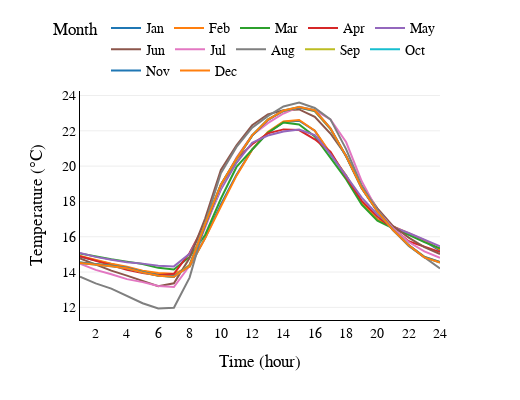

Notebook source saved alongside this figure:
### Markdown cell above
# Temperatura

### Code cell
fig = px.line(temperatura,
              y='Outside Temperature Impute C',
              x='hora',
              template="xgridoff",
              color='Month',
              category_orders={
                  "Month": [
                      "Jan", "Feb", "Mar", "Apr", "May", "Jun", "Jul", "Aug",
                      "Sep", "Oct", "Nov", "Dec"                  ]
              },
              #title="Load Profile 2019",
              width=520,
              height=400)
fig.update_yaxes(nticks=10)
fig.update_xaxes(nticks=15)
fig.update_xaxes(title_text='Time (hour)')
fig.update_yaxes(title_text='Temperature (°C)')
 
fig.update_yaxes(showline=True, linecolor='black')
fig.update_xaxes(showline=True, linecolor='black')

fig.update_layout(
    font_family="Times New Roman",
    title_font_family="Times New Roman",
    font_size=14
    ,
    font_color="black",
        legend=dict(
    orientation="h",
    yanchor="bottom",
    y=1.02,
    xanchor="right",
    x=1,
        font_size=14
       
)
)
fig.show()
#fig.write_image("temperature.eps")

### Figure 1 — Plotly figure (JSON) as saved in the notebook; plotly's stock layout.template omitted (floating-point values rounded to 4 significant figures)
{"data": [{"hovertemplate": "Month=Jan<br>hora=%{x}<br>Outside Temperature Impute C=%{y}<extra></extra>", "legendgroup": "Jan", "line": {"color": "#1F77B4", "dash": "solid"}, "mode": "lines", "name": "Jan", "orientation": "v", "showlegend": true, "type": "scatter", "x": [1, 2, 3, 4, 5, 6, 7, 8, 9, 10, 11, 12, 13, 14, 15, 16, 17, 18, 19, 20, 21, 22, 23, 24], "xaxis": "x", "y": [14.86, 14.65, 14.42, 14.25, 14.05, 13.9, 13.83, 14.31, 15.94, 17.83, 19.51, 20.95, 21.89, 22.49, 22.57, 22.01, 20.67, 19.46, 17.92, 16.98, 16.58, 16.16, 15.75, 15.21], "yaxis": "y"}, {"hovertemplate": "Month=Feb<br>hora=%{x}<br>Outside Temperature Impute C=%{y}<extra></extra>", "legendgroup": "Feb", "line": {"color": "#FF7F0E", "dash": "solid"}, "mode": "lines", "name": "Feb", "orientation": "v", "showlegend": true, "type": "scatter", "x": [1, 2, 3, 4, 5, 6, 7, 8, 9, 10, 11, 12, 13, 14, 15, 16, 17, 18, 19, 20, 21, 22, 23, 24], "xaxis": "x", "y": [14.92, 14.69, 14.47, 14.3, 14.08, 13.94, 13.9, 14.3, 15.92, 17.71, 19.46, 20.93, 21.93, 22.53, 22.61, 22.01, 20.72, 19.47, 17.97, 16.99, 16.58, 16.19, 15.81, 15.27], "yaxis": "y"}, {"hovertemplate": "Month=Mar<br>hora=%{x}<br>Outside Temperature Impute C=%{y}<extra></extra>", "legendgroup": "Mar", "line": {"color": "#2CA02C", "dash": "solid"}, "mode": "lines", "name": "Mar", "orientation": "v", "showlegend": true, "type": "scatter", "x": [1, 2, 3, 4, 5, 6, 7, 8, 9, 10, 11, 12, 13, 14, 15, 16, 17, 18, 19, 20, 21, 22, 23, 24], "xaxis": "x", "y": [15.05, 14.87, 14.72, 14.59, 14.46, 14.24, 14.14, 14.86, 16.11, 18.15, 19.95, 20.93, 21.88, 22.47, 22.36, 21.68, 20.44, 19.26, 17.82, 16.91, 16.47, 16.11, 15.69, 15.34], "yaxis": "y"}, {"hovertemplate": "Month=Apr<br>hora=%{x}<br>Outside Temperature Impute C=%{y}<extra></extra>", "legendgroup": "Apr", "line": {"color": "#D62728", "dash": "solid"}, "mode": "lines", "name": "Apr", "orientation": "v", "showlegend": true, "type": "scatter", "x": [1, 2, 3, 4, 5, 6, 7, 8, 9, 10, 11, 12, 13, 14, 15, 16, 17, 18, 19, 20, 21, 22, 23, 24], "xaxis": "x", "y": [14.89, 14.65, 14.38, 14.13, 13.94, 13.83, 13.9, 15.08, 16.75, 18.72, 20.4, 21.24, 21.85, 22.08, 22.04, 21.52, 20.82, 19.38, 18.03, 17.15, 16.46, 15.74, 15.44, 15.14], "yaxis": "y"}, {"hovertemplate": "Month=May<br>hora=%{x}<br>Outside Temperature Impute C=%{y}<extra></extra>", "legendgroup": "May", "line": {"color": "#9467BD", "dash": "solid"}, "mode": "lines", "name": "May", "orientation": "v", "showlegend": true, "type": "scatter", "x": [1, 2, 3, 4, 5, 6, 7, 8, 9, 10, 11, 12, 13, 14, 15, 16, 17, 18, 19, 20, 21, 22, 23, 24], "xaxis": "x", "y": [15.07, 14.86, 14.7, 14.56, 14.48, 14.35, 14.32, 15.04, 16.63, 18.68, 20.19, 21.33, 21.73, 21.96, 22.07, 21.75, 20.68, 19.42, 18.21, 17.26, 16.55, 16.21, 15.84, 15.45], "yaxis": "y"}, {"hovertemplate": "Month=Jun<br>hora=%{x}<br>Outside Temperature Impute C=%{y}<extra></extra>", "legendgroup": "Jun", "line": {"color": "#8C564B", "dash": "solid"}, "mode": "lines", "name": "Jun", "orientation": "v", "showlegend": true, "type": "scatter", "x": [1, 2, 3, 4, 5, 6, 7, 8, 9, 10, 11, 12, 13, 14, 15, 16, 17, 18, 19, 20, 21, 22, 23, 24], "xaxis": "x", "y": [14.77, 14.43, 14.08, 13.8, 13.48, 13.19, 13.37, 14.79, 17.05, 19.78, 21.18, 22.31, 22.93, 23.17, 23.21, 22.79, 21.85, 20.6, 18.88, 17.61, 16.6, 15.95, 15.41, 15.02], "yaxis": "y"}, {"hovertemplate": "Month=Jul<br>hora=%{x}<br>Outside Temperature Impute C=%{y}<extra></extra>", "legendgroup": "Jul", "line": {"color": "#E377C2", "dash": "solid"}, "mode": "lines", "name": "Jul", "orientation": "v", "showlegend": true, "type": "scatter", "x": [1, 2, 3, 4, 5, 6, 7, 8, 9, 10, 11, 12, 13, 14, 15, 16, 17, 18, 19, 20, 21, 22, 23, 24], "xaxis": "x", "y": [14.48, 14.12, 13.88, 13.6, 13.43, 13.21, 13.15, 14.35, 16.51, 18.81, 20.48, 21.75, 22.43, 22.98, 23.35, 23.17, 22.65, 21.36, 19.14, 17.48, 16.48, 15.7, 15.17, 14.8], "yaxis": "y"}, {"hovertemplate": "Month=Aug<br>hora=%{x}<br>Outside Temperature Impute C=%{y}<extra></extra>", "legendgroup": "Aug", "line": {"color": "#7F7F7F", "dash": "solid"}, "mode": "lines", "name": "Aug", "orientation": "v", "showlegend": true, "type": "scatter", "x": [1, 2, 3, 4, 5, 6, 7, 8, 9, 10, 11, 12, 13, 14, 15, 16, 17, 18, 19, 20, 21, 22, 23, 24], "xaxis": "x", "y": [13.74, 13.36, 13.06, 12.63, 12.24, 11.93, 11.97, 13.69, 16.77, 19.59, 21.09, 22.18, 22.83, 23.38, 23.61, 23.29, 22.65, 20.96, 18.88, 17.51, 16.39, 15.47, 14.81, 14.2], "yaxis": "y"}, {"hovertemplate": "Month=Sep<br>hora=%{x}<br>Outside Temperature Impute C=%{y}<extra></extra>", "legendgroup": "Sep", "line": {"color": "#BCBD22", "dash": "solid"}, "mode": "lines", "name": "Sep", "orientation": "v", "showlegend": true, "type": "scatter", "x": [1, 2, 3, 4, 5, 6, 7, 8, 9, 10, 11, 12, 13, 14, 15, 16, 17, 18, 19, 20, 21, 22, 23, 24], "xaxis": "x", "y": [14.55, 14.47, 14.37, 14.23, 14.0, 13.8, 13.74, 14.41, 16.73, 18.96, 20.37, 21.72, 22.65, 23.11, 23.32, 23.1, 22.1, 20.56, 18.76, 17.43, 16.38, 15.52, 14.87, 14.56], "yaxis": "y"}, {"hovertemplate": "Month=Oct<br>hora=%{x}<br>Outside Temperature Impute C=%{y}<extra></extra>", "legendgroup": "Oct", "line": {"color": "#17BECF", "dash": "solid"}, "mode": "lines", "name": "Oct", "orientation": "v", "showlegend": true, "type": "scatter", "x": [1, 2, 3, 4, 5, 6, 7, 8, 9, 10, 11, 12, 13, 14, 15, 16, 17, 18, 19, 20, 21, 22, 23, 24], "xaxis": "x", "y": [14.51, 14.44, 14.33, 14.22, 13.98, 13.79, 13.73, 14.34, 16.71, 18.95, 20.42, 21.74, 22.62, 23.15, 23.35, 23.16, 22.14, 20.57, 18.74, 17.43, 16.38, 15.51, 14.83, 14.53], "yaxis": "y"}, {"hovertemplate": "Month=Nov<br>hora=%{x}<br>Outside Temperature Impute C=%{y}<extra></extra>", "legendgroup": "Nov", "line": {"color": "#1F77B4", "dash": "solid"}, "mode": "lines", "name": "Nov", "orientation": "v", "showlegend": true, "type": "scatter", "x": [1, 2, 3, 4, 5, 6, 7, 8, 9, 10, 11, 12, 13, 14, 15, 16, 17, 18, 19, 20, 21, 22, 23, 24], "xaxis": "x", "y": [14.54, 14.46, 14.36, 14.24, 14.0, 13.81, 13.74, 14.36, 16.69, 18.93, 20.4, 21.73, 22.61, 23.14, 23.33, 23.13, 22.13, 20.55, 18.74, 17.43, 16.37, 15.53, 14.85, 14.56], "yaxis": "y"}, {"hovertemplate": "Month=Dec<br>hora=%{x}<br>Outside Temperature Impute C=%{y}<extra></extra>", "legendgroup": "Dec", "line": {"color": "#FF7F0E", "dash": "solid"}, "mode": "lines", "name": "Dec", "orientation": "v", "showlegend": true, "type": "scatter", "x": [1, 2, 3, 4, 5, 6, 7, 8, 9, 10, 11, 12, 13, 14, 15, 16, 17, 18, 19, 20, 21, 22, 23, 24], "xaxis": "x", "y": [14.51, 14.44, 14.33, 14.22, 13.98, 13.79, 13.73, 14.34, 16.71, 18.95, 20.42, 21.74, 22.62, 23.15, 23.35, 23.16, 22.14, 20.57, 18.74, 17.43, 16.38, 15.51, 14.83, 14.53], "yaxis": "y"}], "layout": {"font": {"color": "black", "family": "Times New Roman", "size": 14}, "height": 400, "legend": {"font": {"size": 14}, "orientation": "h", "title": {"text": "Month"}, "tracegroupgap": 0, "x": 1, "xanchor": "right", "y": 1.02, "yanchor": "bottom"}, "margin": {"t": 60}, "title": {"font": {"family": "Times New Roman"}}, "width": 520, "xaxis": {"anchor": "y", "domain": [0, 1], "linecolor": "black", "nticks": 15, "showline": true, "title": {"text": "Time (hour)"}}, "yaxis": {"anchor": "x", "domain": [0, 1], "linecolor": "black", "nticks": 10, "showline": true, "title": {"text": "Temperature (°C)"}}}}
